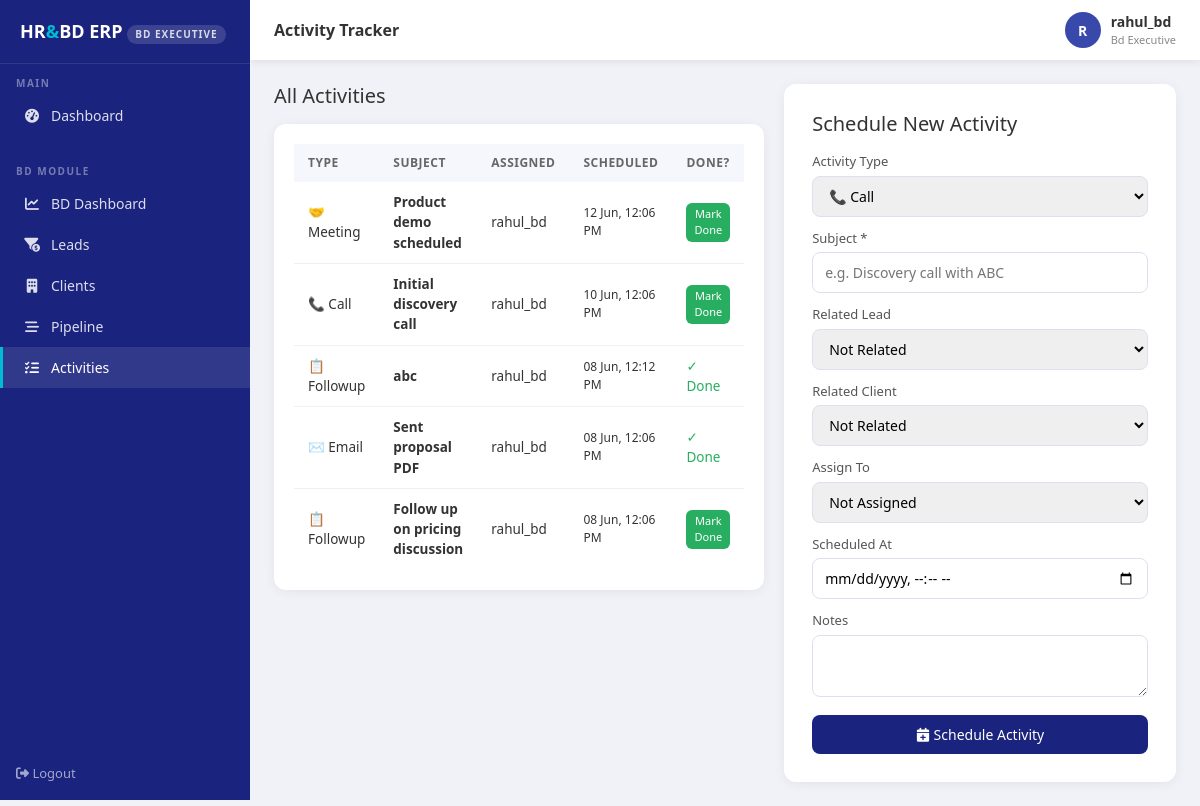
/bd/activities (signed in), run on the app's committed database.
### app/models/models.py (models this page shows, shortened)
class User(UserMixin, db.Model):
    __tablename__ = 'users'
    id            = db.Column(db.Integer, primary_key=True)
    username      = db.Column(db.String(80),  unique=True, nullable=False)
    email         = db.Column(db.String(120), unique=True, nullable=False)
    password_hash = db.Column(db.String(256))
    role          = db.Column(db.String(20),  default='employee')
    employee_id   = db.Column(db.Integer, db.ForeignKey('employees.id'), nullable=True)
    is_active     = db.Column(db.Boolean, default=True)
    created_at    = db.Column(db.DateTime, default=datetime.utcnow)

class Activity(db.Model):
    __tablename__ = 'activities'
    id             = db.Column(db.Integer, primary_key=True)
    type           = db.Column(db.String(30), nullable=False)
    subject        = db.Column(db.String(200), nullable=False)
    lead_id        = db.Column(db.Integer, db.ForeignKey('leads.id'),          nullable=True)
    opportunity_id = db.Column(db.Integer, db.ForeignKey('opportunities.id'),  nullable=True)
    client_id      = db.Column(db.Integer, db.ForeignKey('clients.id'),        nullable=True)
    assigned_to    = db.Column(db.Integer, db.ForeignKey('users.id'),          nullable=True)
    scheduled_at   = db.Column(db.DateTime, nullable=True)
    completed      = db.Column(db.Boolean, default=False)
    notes          = db.Column(db.Text)
    created_at     = db.Column(db.DateTime, default=datetime.utcnow)
    assigned_user = db.relationship('User', backref='activities',
                                    foreign_keys=[assigned_to])

### app/routes/bd.py (the view)
@bd_bp.route('/bd/activities')
@login_required
@bd_only
def activities():
    return render_template('bd/activities.html',
                           activities=_svc.get_all_activities(),
                           leads=_svc.get_all_leads(),
                           clients=_svc.get_all_clients(),
                           users=_svc.get_all_users())

### app/repositories/bd_repository.py (called while the page is built)
    def get_all(self):
        return Lead.query.order_by(Lead.created_at.desc()).all()

    def get_all(self):
        return Client.query.order_by(Client.company_name).all()

    def get_all(self):
        return Activity.query.order_by(Activity.scheduled_at.desc()).all()

### app/services/bd_service.py (called while the page is built)
    def get_all_leads(self):
        return self.lead_repo.get_all()

    def get_all_users(self):
        return User.query.all()

    def get_all_clients(self):
        return self.client_repo.get_all()

    def get_all_activities(self):
        return self.activity_repo.get_all()

### app/utils/rbac.py (called while the page is built)
def roles_required(*roles):
    def decorator(f):
        @wraps(f)
        def decorated_function(*args, **kwargs):
            if current_user.role not in roles:
                return render_template('errors/403.html'), 403
            return f(*args, **kwargs)
        return decorated_function
    return decorator

### app/templates/bd/activities.html (shortened to what this page needs)
{% extends "base.html" %}
{% block page_title %}Activity Tracker{% endblock %}
{% block content %}
<div style="display:grid;grid-template-columns:1fr 1fr;gap:20px;">
  <div>
    <div style="display:flex;justify-content:space-between;align-items:center;margin-bottom:16px;">
      <h5 style="margin:0;">All Activities</h5>
    </div>
    <div class="table-card">
      <table>
        <thead><tr><th>Type</th><th>Subject</th><th>Assigned</th><th>Scheduled</th><th>Done?</th></tr></thead>
        <tbody>
          {% for a in activities %}
          <tr>
            <td>
              {% if a.type == 'call' %}📞{% elif a.type == 'meeting' %}🤝{% elif a.type == 'email' %}✉️{% elif a.type == 'demo' %}💻{% else %}📋{% endif %}
              {{ a.type.title() }}
            </td>
            <td><b>{{ a.subject|truncate(30) }}</b></td>
            <td>{{ a.assigned_user.username if a.assigned_user else '—' }}</td>
            <td style="font-size:12px;">{{ a.scheduled_at.strftime('%d %b, %I:%M %p') if a.scheduled_at else '—' }}</td>
            <td>
              {% if a.completed %}
                <span style="color:#27ae60;">✓ Done</span>
              {% else %}
                <form method="POST" action="{{ url_for('bd.complete_activity', id=a.id) }}" style="display:inline;">
                  <button type="submit" class="btn-success-custom" style="padding:3px 8px;font-size:11px;">Mark Done</button>
                </form>
              {% endif %}
            </td>
          </tr>
          {% else %}
          <tr><td colspan="5" style="text-align:center;color:#aaa;padding:20px;">No activities yet.</td></tr>
          {% endfor %}
        </tbody>
      </table>
    </div>
  </div>
  <div class="form-card">
    <h5 style="margin-bottom:16px;">Schedule New Activity</h5>
    <form method="POST" action="{{ url_for('bd.add_activity') }}">
      <div style="display:grid;gap:12px;">
        <div><label>Activity Type</label>
          <select name="type">
            <option value="call">📞 Call</option><option value="meeting">🤝 Meeting</option>
          </select>
        </div>
        <div><label>Subject *</label><input name="subject" required placeholder="e.g. Discovery call with ABC"></div>
        <div><label>Related Lead</label>
          <select name="lead_id">
            <option value="">Not Related</option>
          </select>
        </div>
        <div><label>Related Client</label>
          <select name="client_id">
            <option value="">Not Related</option>
          </select>
        </div>
        <div><label>Assign To</label>
          <select name="assigned_to">
            <option value="">Not Assigned</option>
          </select>
        </div>
        <div><label>Scheduled At</label><input name="scheduled_at" type="datetime-local"></div>
        <div><label>Notes</label><textarea name="notes" rows="2"></textarea></div>
        <button type="submit" class="btn-primary-custom"><i class="fas fa-calendar-plus"></i> Schedule Activity</button>
      </div>
    </form>
  </div>
</div>
{% endblock %}

### app/templates/base.html (shortened to what this page needs)
<!DOCTYPE html>
<html lang="en">
<head>
  <link rel="stylesheet" href="https://cdnjs.cloudflare.com/ajax/libs/font-awesome/6.4.0/css/all.min.css">
  <link rel="stylesheet" href="https://cdnjs.cloudflare.com/ajax/libs/bootstrap/5.3.0/css/bootstrap.min.css">
</head>
<body>
<nav class="sidebar">
  <div class="sidebar-brand">
    HR<span>&</span>BD ERP
    <div class="role-badge">{{ current_user.role.replace('_',' ') }}</div>
  </div>
  <div class="sidebar-section">Main</div>
  <ul class="sidebar-menu">
    <li><a href="{{ url_for('dashboard.index') }}"
           class="{{ 'active' if request.endpoint == 'dashboard.index' }}">
      <i class="fas fa-tachometer-alt"></i> Dashboard
    </a></li>
  </ul>
  {% if current_user.role in ('admin', 'bd_manager', 'bd_executive') %}
  <div class="sidebar-section">BD Module</div>
  <ul class="sidebar-menu">
    <li><a href="{{ url_for('bd.index') }}"
           class="{{ 'active' if request.endpoint == 'bd.index' }}">
      <i class="fas fa-chart-line"></i> BD Dashboard
    </a></li>
    <li><a href="{{ url_for('bd.leads') }}"
           class="{{ 'active' if request.endpoint in ['bd.leads','bd.add_lead'] }}">
      <i class="fas fa-funnel-dollar"></i> Leads
    </a></li>
    <li><a href="{{ url_for('bd.clients') }}"
           class="{{ 'active' if request.endpoint in ['bd.clients','bd.add_client'] }}">
      <i class="fas fa-building"></i> Clients
    </a></li>
    <li><a href="{{ url_for('bd.pipeline') }}"
           class="{{ 'active' if 'pipeline' in request.endpoint or 'opportunity' in request.endpoint }}">
      <i class="fas fa-stream"></i> Pipeline
    </a></li>
    <li><a href="{{ url_for('bd.activities') }}"
           class="{{ 'active' if 'activit' in request.endpoint }}">
      <i class="fas fa-tasks"></i> Activities
    </a></li>
  </ul>
  {% endif %}
  <div style="margin-top:auto;padding:16px;">
    <a href="{{ url_for('auth.logout') }}"
       style="color:rgba(255,255,255,0.6);font-size:13px;text-decoration:none;">
      <i class="fas fa-sign-out-alt"></i> Logout
    </a>
  </div>
</nav>
<div class="topbar">
  <div class="topbar-title">{% block page_title %}Dashboard{% endblock %}</div>
  <div class="topbar-user">
    <div class="avatar">{{ current_user.username[0].upper() }}</div>
    <div>
      <div style="font-weight:600;font-size:14px;">{{ current_user.username }}</div>
      <div style="font-size:11px;color:#888;">
        {{ current_user.role.replace('_',' ').title() }}
      </div>
    </div>
  </div>
</div>
<div class="main-content">
  {% block content %}{% endblock %}
</div>
</body>
</html>

### app/templates/base.html (style rules this page uses)
:root { --primary: #1a237e; --primary-light: #3949ab; --accent: #00bcd4; --sidebar-width: 250px; --topbar-h: 60px; --body-bg: #f0f2f8; }
* { box-sizing: border-box; margin: 0; padding: 0; }
body { font-family: 'Segoe UI', sans-serif; background: var(--body-bg); color: #333; }
.sidebar { position: fixed; top: 0; left: 0; width: var(--sidebar-width); height: 100vh; background: var(--primary); display: flex; flex-direction: column; z-index: 1000; overflow-y: auto; }
.sidebar-brand { padding: 18px 20px; border-bottom: 1px solid rgba(255,255,255,0.1); color: white; font-size: 18px; font-weight: 700; }
.sidebar-brand span { color: var(--accent); }
.role-badge { font-size: 10px; background: rgba(255,255,255,0.15); color: rgba(255,255,255,0.8); padding: 2px 8px; border-radius: 10px; margin-top: 4px; display: inline-block; text-transform: uppercase; letter-spacing: 1px; }
.sidebar-section { padding: 12px 16px 4px; font-size: 10px; text-transform: uppercase; letter-spacing: 1.5px; color: rgba(255,255,255,0.4); font-weight: 600; }
.sidebar-menu { list-style: none; padding: 0; }
.sidebar-menu li a { display: flex; align-items: center; gap: 10px; padding: 10px 20px; color: rgba(255,255,255,0.85); text-decoration: none; font-size: 14px; transition: all 0.2s; border-left: 3px solid transparent; }
.sidebar-menu li a:hover, .sidebar-menu li a.active { background: rgba(255,255,255,0.1); color: white; border-left-color: var(--accent); }
.sidebar-menu li a i { width: 18px; text-align: center; }
.topbar { position: fixed; top: 0; left: var(--sidebar-width); right: 0; height: var(--topbar-h); background: white; display: flex; align-items: center; justify-content: space-between; padding: 0 24px; box-shadow: 0 2px 8px rgba(0,0,0,0.08); z-index: 999; }
.topbar-title { font-size: 16px; font-weight: 600; color: #333; }
.topbar-user { display: flex; align-items: center; gap: 10px; font-size: 14px; }
.topbar-user .avatar { width: 36px; height: 36px; background: var(--primary-light); border-radius: 50%; display: flex; align-items: center; justify-content: center; color: white; font-weight: 600; }
.main-content { margin-left: var(--sidebar-width); margin-top: var(--topbar-h); padding: 24px; min-height: calc(100vh - var(--topbar-h)); }
.table-card { background: white; border-radius: 12px; padding: 20px; box-shadow: 0 2px 12px rgba(0,0,0,0.06); }
table { width: 100%; border-collapse: collapse; }
table th { background: #f5f7fc; font-size: 12px; text-transform: uppercase; letter-spacing: 0.5px; color: #666; padding: 10px 14px; }
table td { padding: 10px 14px; font-size: 13.5px; border-bottom: 1px solid #f0f0f0; }
table tbody tr:last-child td { border-bottom: none; }
.form-card { background: white; border-radius: 12px; padding: 28px; box-shadow: 0 2px 12px rgba(0,0,0,0.06); }
label { font-size: 13px; font-weight: 500; color: #555; margin-bottom: 4px; display: block; }
input, select, textarea { width: 100%; padding: 9px 12px; border: 1px solid #dde1ee; border-radius: 8px; font-size: 14px; outline: none; transition: border 0.2s; }
.btn-primary-custom { background: var(--primary); color: white; border: none; padding: 9px 22px; border-radius: 8px; font-size: 14px; cursor: pointer; font-weight: 500; transition: background 0.2s; }
.btn-success-custom { background: #27ae60; color: white; border: none; padding: 6px 14px; border-radius: 6px; font-size: 12px; cursor: pointer; }

### data on the page
User: role.replace "BD EXECUTIVE", username "R", username "rahul_bd", role.replace "Bd Executive"
Activity: type "Meeting", subject "Product demo scheduled", assigned_user "rahul_bd", scheduled_at "12 Jun, 12:06 PM"
Activity: type "Call", subject "Initial discovery call", assigned_user "rahul_bd", scheduled_at "10 Jun, 12:06 PM"
Activity: type "Followup", subject "abc", assigned_user "rahul_bd", scheduled_at "08 Jun, 12:12 PM", completed "✓ Done"
Activity: type "Email", subject "Sent proposal PDF", assigned_user "rahul_bd", scheduled_at "08 Jun, 12:06 PM", completed "✓ Done"
Activity: type "Followup", subject "Follow up on pricing discussion", assigned_user "rahul_bd", scheduled_at "08 Jun, 12:06 PM"
